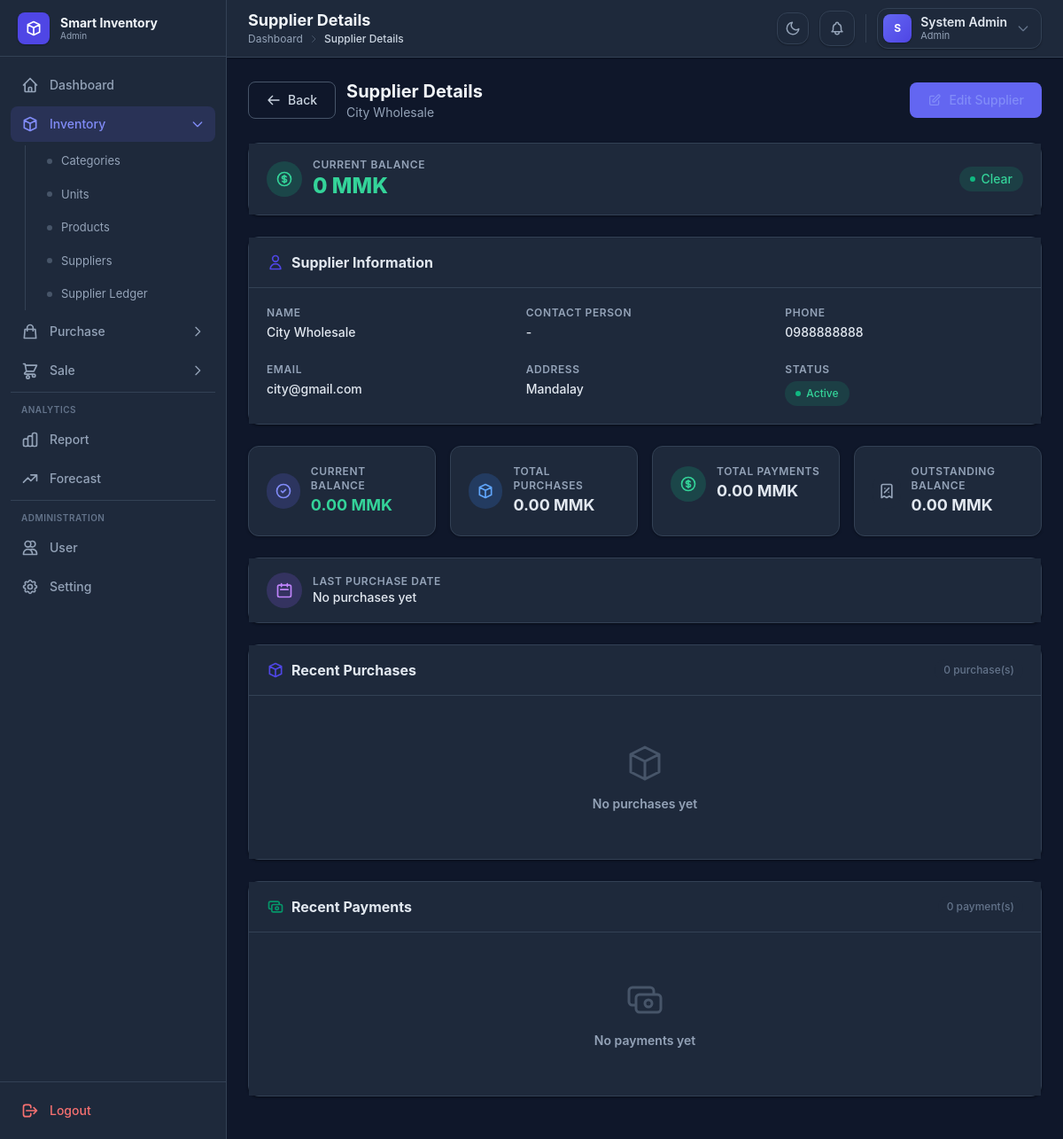
/supplier/view.php?id=2 (signed in), run on the app's committed database.
### tables this page shows
CREATE TABLE IF NOT EXISTS suppliers (
    id INT AUTO_INCREMENT PRIMARY KEY,
    supplier_name VARCHAR(150) NOT NULL,
    phone VARCHAR(50),
    email VARCHAR(100),
    address TEXT,
    status ENUM('Active', 'Inactive') DEFAULT 'Active',
    created_at TIMESTAMP DEFAULT CURRENT_TIMESTAMP
);

### supplier/view.php (the view, shortened to what the rows shown need)
<?php
include "../config/database.php";
include "../config/helpers.php";
$id = isset($_GET['id']) ? (int)$_GET['id'] : 0;
$supplier = fetchOne($conn, "SELECT * FROM suppliers WHERE id = ?", [$id], "i");
$cur_bal = (float)($supplier['current_balance'] ?? 0);
?>
<!DOCTYPE html>
<html lang="en">
<head>
    <script src="https://cdn.tailwindcss.com"></script>
    <link rel="stylesheet" href="../assets/css/style.css">
</head>
<body class="bg-gray-50 dark:bg-slate-900">
    <div class="flex min-h-screen">
        <?php include "../includes/sidebar.php"; ?>
        <div class="flex-1 flex flex-col">
            <?php include "../includes/header.php"; ?>
            <main class="p-6">
                <div class="max-w-6xl mx-auto">
                    <div class="flex items-center justify-between mb-6">
                        <div class="flex items-center gap-3">
                            <div>
                                <h1 class="text-xl font-bold text-gray-900 dark:text-gray-100">Supplier Details</h1>
                                <p class="text-sm text-gray-500 dark:text-gray-400"><?= htmlspecialchars($supplier['supplier_name']) ?></p>
                            </div>
                        </div>
                    </div>
                    <?php
                    $cur_type = 'Clear';
                    ?>
                    <div class="card mb-6">
                        <div class="card-header">
                            <h2 class="text-base font-bold text-gray-800 dark:text-gray-200 flex items-center gap-2">
                                <svg class="w-5 h-5 text-indigo-600" fill="none" stroke="currentColor" viewBox="0 0 24 24">
                                    <path stroke-linecap="round" stroke-linejoin="round" stroke-width="2" d="M16 7a4 4 0 11-8 0 4 4 0 018 0zM12 14a7 7 0 00-7 7h14a7 7 0 00-7-7z" />
                                </svg>
                                Supplier Information
                            </h2>
                        </div>
                        <div class="card-body">
                            <div class="grid grid-cols-1 md:grid-cols-2 lg:grid-cols-3 gap-6">
                                <div>
                                    <p class="text-xs font-semibold text-gray-500 dark:text-gray-400 uppercase tracking-wider mb-1">Name</p>
                                    <p class="text-sm font-medium text-gray-800 dark:text-gray-200"><?= htmlspecialchars($supplier['supplier_name']) ?></p>
                                </div>
                                <div>
                                    <p class="text-xs font-semibold text-gray-500 dark:text-gray-400 uppercase tracking-wider mb-1">Contact Person</p>
                                    <p class="text-sm font-medium text-gray-800 dark:text-gray-200"><?= htmlspecialchars($supplier['contact_person'] ?? '-') ?></p>
                                </div>
                                <div>
                                    <p class="text-xs font-semibold text-gray-500 dark:text-gray-400 uppercase tracking-wider mb-1">Phone</p>
                                    <p class="text-sm font-medium text-gray-800 dark:text-gray-200"><?= htmlspecialchars($supplier['phone'] ?? '-') ?></p>
                                </div>
                                <div>
                                    <p class="text-xs font-semibold text-gray-500 dark:text-gray-400 uppercase tracking-wider mb-1">Email</p>
                                    <p class="text-sm font-medium text-gray-800 dark:text-gray-200"><?= htmlspecialchars($supplier['email'] ?? '-') ?></p>
                                </div>
                                <div>
                                    <p class="text-xs font-semibold text-gray-500 dark:text-gray-400 uppercase tracking-wider mb-1">Address</p>
                                    <p class="text-sm font-medium text-gray-800 dark:text-gray-200"><?= htmlspecialchars($supplier['address'] ?? '-') ?></p>
                                </div>
                            </div>
                        </div>
                    </div>
                    <div class="grid grid-cols-1 sm:grid-cols-2 lg:grid-cols-4 gap-4 mb-6">
                        <div class="stat-card">
                            <div class="flex items-center gap-3">
                                <div>
                                    <p class="text-xs font-semibold text-gray-500 dark:text-gray-400 uppercase tracking-wider">Current Balance</p>
                                    <p class="text-lg font-bold <?= $cur_type === 'Payable' ? 'text-amber-600 dark:text-amber-400' : ($cur_type === 'Advance' ? 'text-blue-600 dark:text-blue-400' : 'text-emerald-600 dark:text-emerald-400') ?>">
                                        <?= number_format($cur_bal, 2) ?> MMK
                                    </p>
                                </div>
                            </div>
                        </div>
                    </div>
                    <div class="card mb-6">
                        <div class="card-header">
                            <h2 class="text-base font-bold text-gray-800 dark:text-gray-200 flex items-center gap-2">
                                <svg class="w-5 h-5 text-indigo-600" fill="none" stroke="currentColor" viewBox="0 0 24 24">
                                    <path stroke-linecap="round" stroke-linejoin="round" stroke-width="2" d="M20 7l-8-4-8 4m16 0l-8 4m8-4v10l-8 4m0-10L4 7m8 4v10M4 7v10l8 4" />
                                </svg>
                                Recent Purchases
                            </h2>
                        </div>
                    </div>
                    <div class="card mb-6">
                        <div class="card-header">
                            <h2 class="text-base font-bold text-gray-800 dark:text-gray-200 flex items-center gap-2">
                                Recent Payments
                            </h2>
                        </div>
                    </div>
                </div>
            </main>
        </div>
    </div>
    <?php include "../includes/footer.php"; ?>
</body>
</html>

### data on the page
suppliers: supplier_name "City Wholesale", contact_person "-", phone "0988888888", email "city@gmail.com", address "Mandalay", current_balance "0.00"

### other printed values
$role "Admin"
$label "Categories Units Products Suppliers Supplier Ledger"
$page_title "Supplier Details"
$part "Dashboard"
$part "Supplier Details"
substr($name, 0, 1) "S"
$name "System Admin"
$cur_type "Clear"
$total_purchases "0.00"
$total_payments "0.00"
$outstanding "0.00"
count($recent_purchases) "0"
count($recent_payments) "0"
